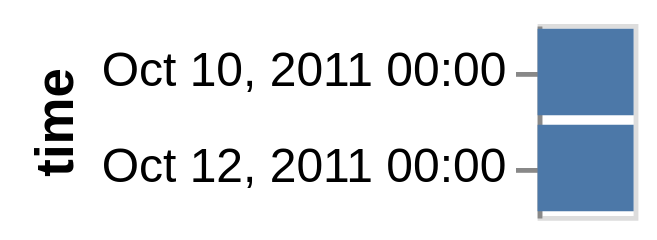

Here is the Vega-Lite specification saved for this chart:
### Vega-Lite specification from a JSON file in a GitHub repository (floating-point values rounded to 4 significant figures)
{"$schema": "https://vega.github.io/schema/vega-lite/v5.json", "data": {"values": [{"date": "2011-10-10"}, {"date": "2011-10-12"}]}, "mark": "bar", "encoding": {"y": {"timeUnit": "binnedutcyearmonthdatehours", "field": "date", "type": "ordinal", "title": "time"}}}
